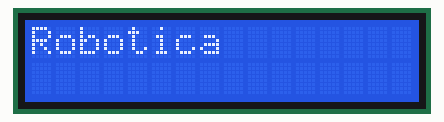
Simulated run of this sketch. Board: Arduino Uno, built with avr-gcc and run on an emulated ATmega328P. Shown: 16×2 character LCD.

Above: at 0.1 s.
At 2.1 s:
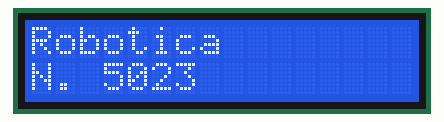
At 4.21 s:
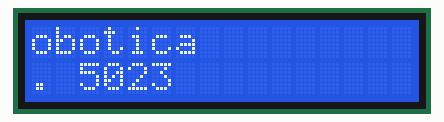
At 5.11 s:
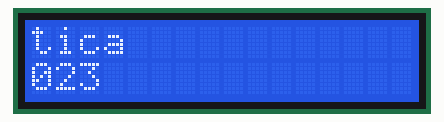
At 5.71 s:
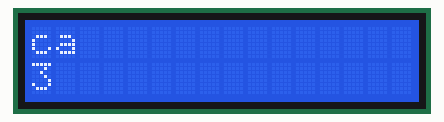
At 6.2 s:
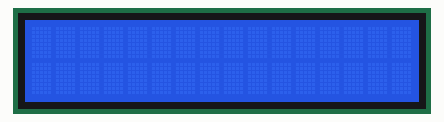

The sketch:

LCD_exemplo2.ino
```cpp
//Ligando Display de LCD

//declarando a utilização da biblioteca para controle da LCD
#include "LiquidCrystal.h"

//Agora criando um objeto da classe LiquidCrystal
//Já aproveitando para inicializar os pinos.
LiquidCrystal lcd(9,8,5,4,3,2);


void setup() {
  //Iniciando o LCD e informando o tamanho do LCD
  //É o tamanho definido no display.
  lcd.begin(16,2);

}

void loop() {
  lcd.clear(); // Limpando o LCD a cada giro do Loop.
  lcd.print("Robotica"); // Imprimindo mensagem em tela.
  delay(2000);

  lcd.setCursor(0,1); //Posicionando o cursor na Coluna 0 e na linha 1.
  lcd.print("N. 5023");
  delay(2000);

  //Rolando o display para a esquerda
  for (int i = 0; i< 24; i++){
    lcd.scrollDisplayLeft();
    delay(300);

  }
delay(1000);
}
```

Measured:
- by itself, everything shown: repeats every 12.2 s, in 10 steps
- what the display in image 1 shows lasts 2.0 s, from 2.1 s to 4.1 s
- what the display in image 5 shows lasts 6.1 s, from 6.2 s to 12.3 s
